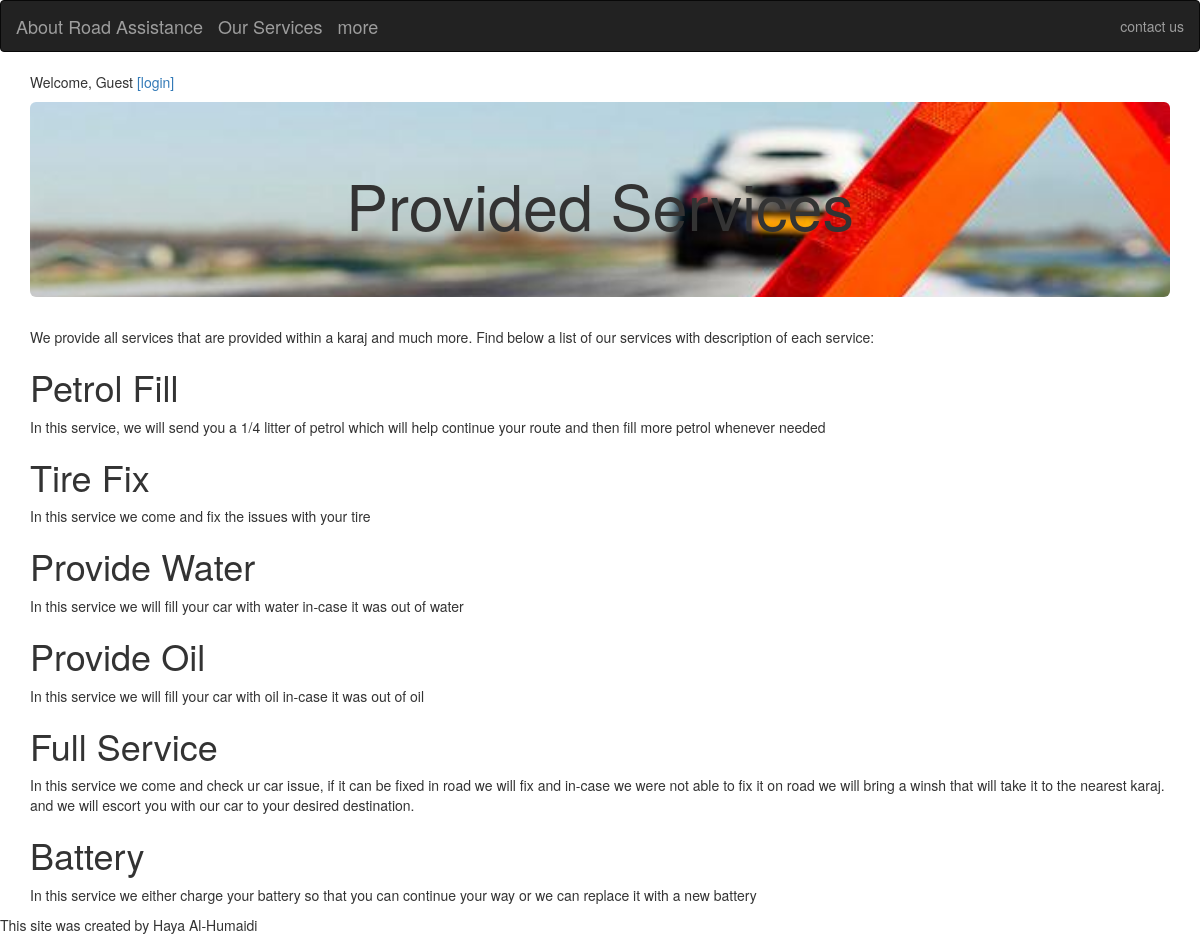
Page /RA/services/ on the committed database.
### RA/models.py (models this page shows)
class Service(models.Model):
    name = models.CharField(max_length=100)
    description = models.TextField()

### RA/views.py (the view)
def services(request):
    service = Service.objects.all()
    context = {
        'service': service,
    }
    return render(request,"RA/services.html", context)

### RA/templates/RA/services.html
{% extends 'RA/base.html' %}
{% block header %}
Provided Services
{% endblock %}
{% block content %}
We provide all services that are provided within a karaj and much more.
Find below a list of our services with description of each service:
{% for service in service %}
<h1>{{service.name}}</h1>
<p>{{service.description}}</p>
{% endfor %}
{% endblock %}

### RA/templates/RA/base.html (shortened to what this page needs)
<!DOCTYPE html>
{% load static %}
<html lang="en">
    <head>
        <link href="{% static '/bootstrap-3.3.7-dist/css/bootstrap.css' %}" rel="stylesheet"/>
    </head>
    <body>
        <nav class="navbar navbar-inverse">
            <div class="container-fluid">
                <div class="navbar-header">
                    <a class="navbar-brand" href="{% url 'RA:about' %}">About Road Assistance</a>
                </div>
                <div class="navbar-header">
                    <a class="navbar-brand" href="{% url 'RA:services' %}">Our Services</a>
                </div>
                <div class="navbar-header">
                    <a class="navbar-brand" href="#">more</a>
                </div>
                <ul class="nav navbar-nav navbar-right">
                    <li><a href="#">contact us</a></li>
                </ul>
            </div>
        </nav>
        <div class="container">
            {% if user.is_authenticated %}
            <p>Welcome, {{ user.username }} <a href="{% url 'RA:logout' %}">[logout]</a></p>
            {% else %}
            <p>Welcome, Guest <a href="{% url 'RA:signin' %}">[login]</a></p>
            {% endif %}
            <div id="jumbo" class="jumbotron text-center">
                <h1>
                    {% block header %}
                    {% endblock %}
                </h1>
            </div>
            {% block content %}
            {% endblock %}
        </div>
        <div>This site was created by Haya Al-Humaidi</div>
    </body>
</html>

### rows in the picture
Service: name "Petrol Fill", description "In this service, we will send you a 1/4 litter of petrol which will help continue your route and then fill more petrol whenever needed"
Service: name "Tire Fix", description "In this service we come and fix the issues with your tire"
Service: name "Provide Water", description "In this service we will fill your car with water in-case it was out of water"
Service: name "Provide Oil", description "In this service we will fill your car with oil in-case it was out of oil"
Service: name "Full Service", description "In this service we come and check ur car issue, if it can be fixed in road we will fix and in-case we were not able to fix it on road we will bring a winsh that will take it to the nearest karaj. and we will escort you with our car to your desired destination."
Service: name "Battery", description "In this service we either charge your battery so that you can continue your way or we can replace it with a new battery"
